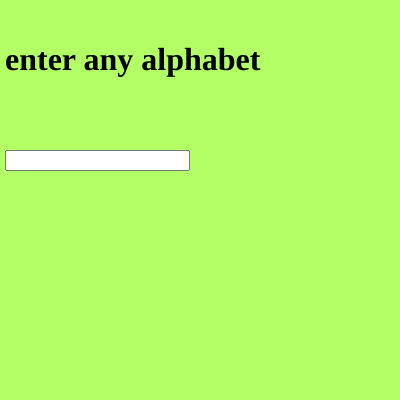
Frame 1 (no input)
Frame 60 (no input): identical to frame 1, image omitted
Frame 120 (the mouse pressed at the canvas centre since frame 60): identical to frame 1, image omitted

The p5.js sketch that drew this single still picture (run headless with seeded random() and noise() and a simulated clock; from frame 60 on, the mouse is pressed at the canvas centre):

// p5.js sketch
// ── sketch.js
var input,heading;


function setup() 
{
  createCanvas(400, 400);
  background(178,255,102);
 input = createInput();
 input.position(5,150)
 heading = createElement("h1","enter any alphabet")
 heading.position(5,20);
 textAlign(CENTER);
 textSize(50)
 textFont("IMPACT")
}

function draw() {
var value = input.value()
switch(value){
  case "a":
  console.log("vowel");
  break;
  case "e":
    console.log("vowel");
    break;
    case "i":
      console.log("vowel");
      break;
      case "o":
        console.log("vowel");
   break;
  case "u":
  console.log("vowel");
  break;
    default:
      console.log("Enter any carecter")
}
  
}
